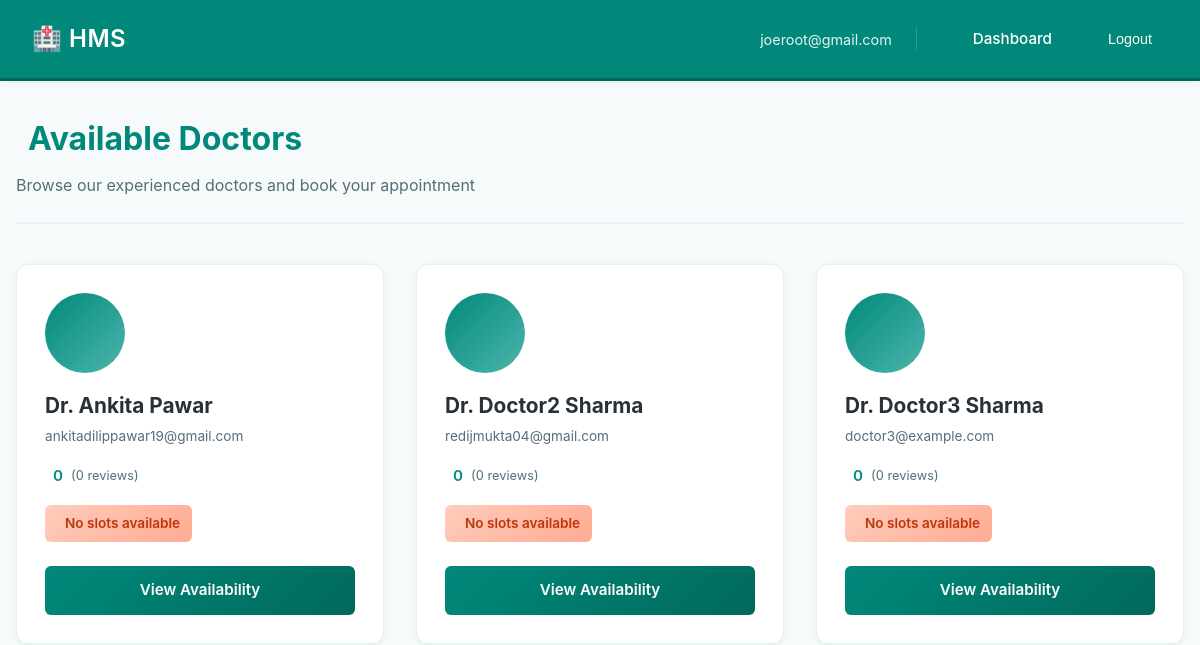
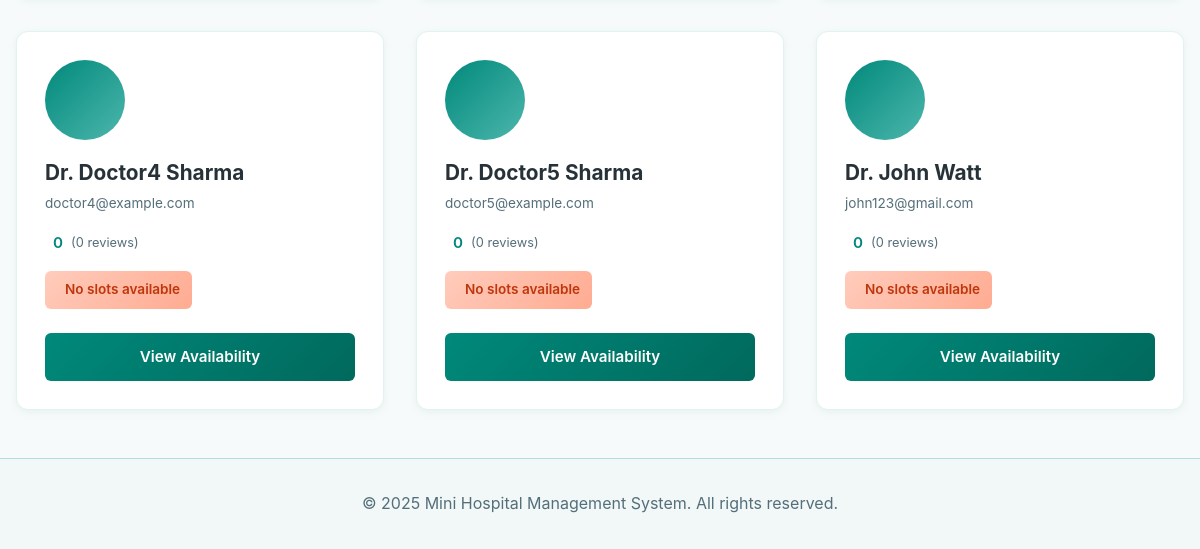
Page /patients/doctors/ (signed in) on the earlier database version (2 pictures, top to bottom).
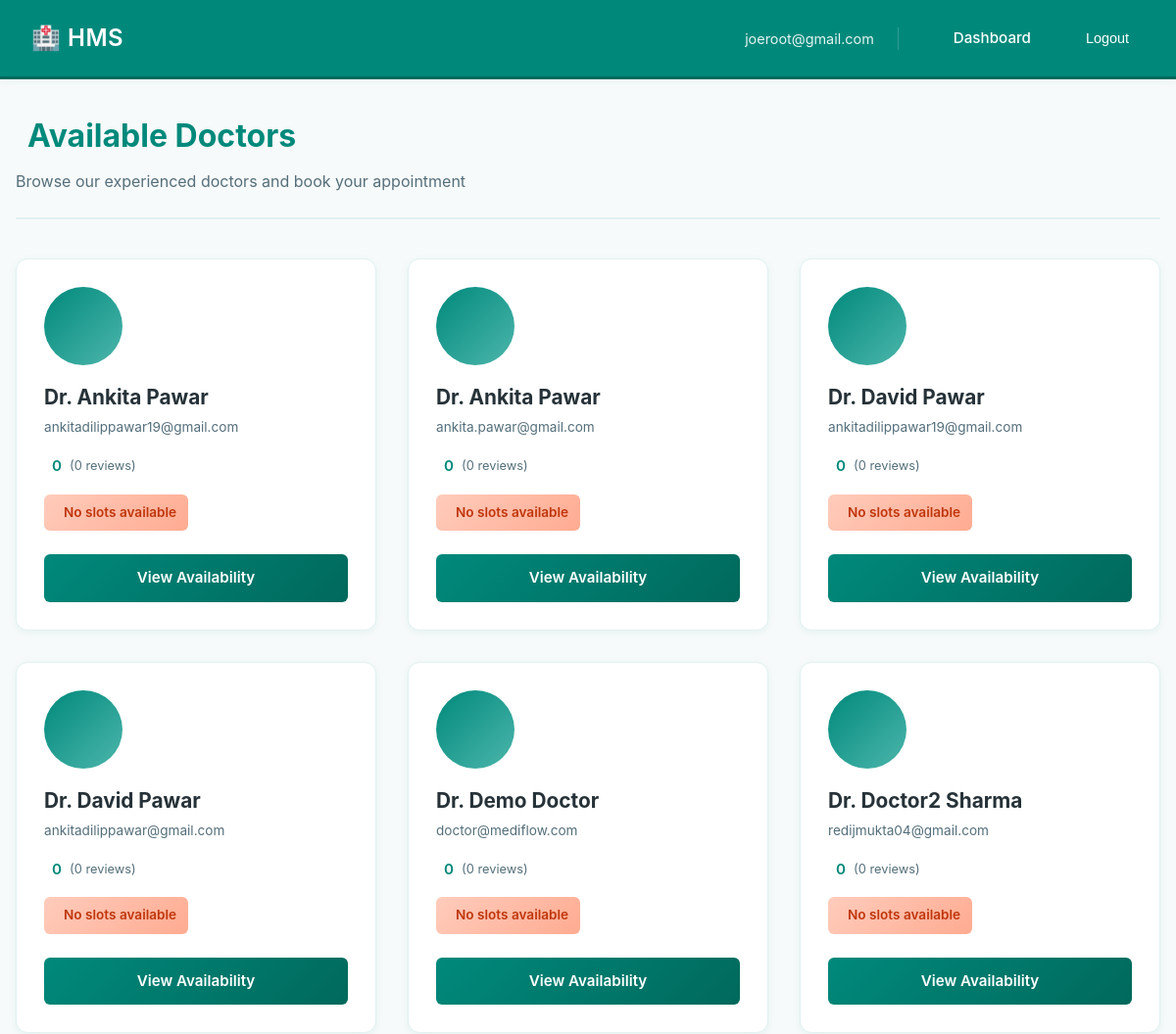
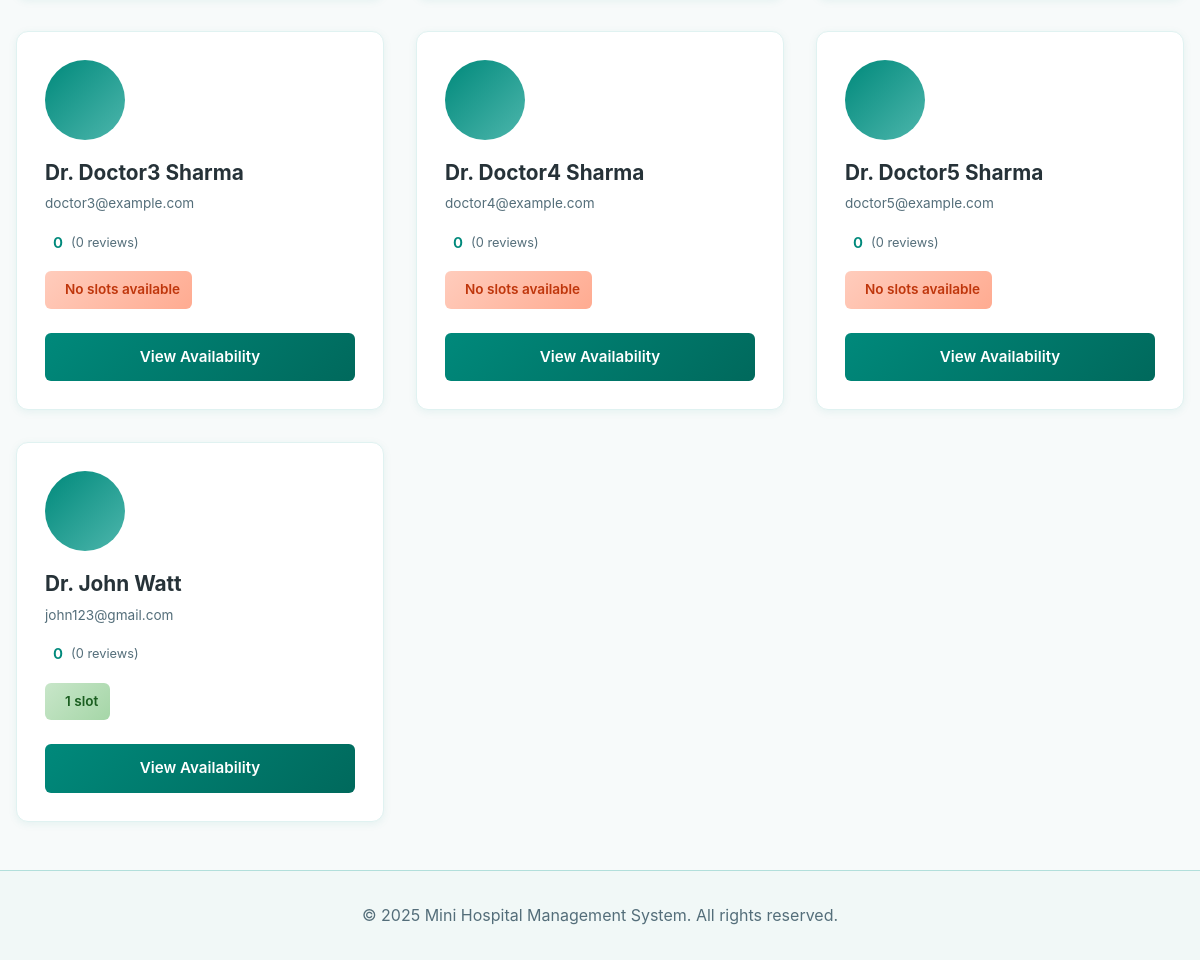
Same page on the later database version (2 pictures, top to bottom).
### accounts/models.py (models this page shows, shortened)
class CustomUser(AbstractUser):
    ROLE_CHOICES = (
        ('DOCTOR', 'Doctor'),
        ('PATIENT', 'Patient'),
    )
    role = models.CharField(
        max_length=10,
        choices=ROLE_CHOICES,
        default='PATIENT'
    )
    google_calendar_token = models.JSONField(
        null=True,
        blank=True,
        help_text="OAuth token for Google Calendar"
    )
    is_2fa_enabled = models.BooleanField(
        default=False,
        help_text="Whether two-factor authentication is enabled"
    )
    class Meta:
        db_table = 'accounts_customuser'
        verbose_name = 'User'
        verbose_name_plural = 'Users'
    def is_patient(self):
        return self.role == 'PATIENT'

### patients/views.py (the view)
    def wrapper(request, *args, **kwargs):
        if not request.user.is_authenticated or not request.user.is_patient():
            messages.error(request, "You don't have permission to access this page.")
            return redirect('home')
        return view_func(request, *args, **kwargs)

### patients/views.py (called while the page is built)
def patient_only(view_func):
    def wrapper(request, *args, **kwargs):
        if not request.user.is_authenticated or not request.user.is_patient():
            messages.error(request, "You don't have permission to access this page.")
            return redirect('home')
        return view_func(request, *args, **kwargs)
    return wrapper

### templates/patients/view_doctors.html (shortened to what this page needs)
{% extends 'base.html' %}
{% block content %}
<div class="doctors-header">
    <h2> Available Doctors</h2>
    <p>Browse our experienced doctors and book your appointment</p>
</div>
{% if doctors_data %}
<div class="doctors-grid">
    {% for item in doctors_data %}
    <div class="doctor-card">
        <div class="doctor-avatar">
        </div>
        <div class="doctor-name">Dr. {{ item.doctor.get_full_name }}</div>
        <div class="doctor-email">{{ item.doctor.email }}</div>
        <div class="doctor-meta">
            <div class="rating-container">
                <span class="rating-value">{{ item.avg_rating }}</span>
                <span class="review-count">({{ item.rating_count }} reviews)</span>
            </div>
            {% if item.available_slots > 0 %}
            <div class="availability-badge">
                <span>{{ item.available_slots }} slot{{ item.available_slots|pluralize }}</span>
            </div>
            {% else %}
            <div class="availability-badge no-slots">
                <span>No slots available</span>
            </div>
            {% endif %}
        </div>
        <a href="{% url 'view_doctor_slots' item.doctor.id %}" class="view-availability-btn">
             View Availability
        </a>
    </div>
    {% endfor %}
</div>
{% else %}
<div class="empty-state">
    <i class="fas fa-user-md"></i>
    <h3>No Doctors Available</h3>
    <p>We're working hard to bring experienced doctors to our platform. Please check back soon!</p>
</div>
{% endif %}
{% endblock %}

### templates/base.html (shortened to what this page needs)
<!DOCTYPE html>
<html lang="en">
<head>
</head>
<body>
    <div class="navbar">
        <h1>🏥 HMS</h1>
        <nav>
            {% if user.is_authenticated %}
                <span style="margin-right: 2rem;">{{ user.email }}</span>
                <a href="{% url 'patient_dashboard' %}">Dashboard</a>
                <form method="post" action="{% url 'logout' %}" style="display: inline;" onsubmit="return confirm('Are you sure you want to logout?');">
                    <button type="submit" style="background: none; border: none; color: white; cursor: pointer; margin-left: 1rem;">Logout</button>
                </form>
            {% else %}
                <a href="{% url 'login' %}">Login</a>
                <a href="{% url 'doctor_signup' %}">Doctor Signup</a>
                <a href="{% url 'patient_signup' %}">Patient Signup</a>
            {% endif %}
        </nav>
    </div>
    <div class="container">
        {% block content %}{% endblock %}
    </div>
    <footer>
        <p>&copy; 2025 Mini Hospital Management System. All rights reserved.</p>
    </footer>
</body>
</html>

### templates/base.html (style rules this page uses)
:root { --primary-teal: #00897B; --secondary-teal: #00695C; --accent-teal: #4DB6AC; --background: #F7FAFA; --card-bg: #FFFFFF; --text-color: #263238; --text-light: #546E7A; --success: #2E7D32; --danger: #C62828; --border-color: #B2DFDB; --shadow: 0 2px 8px rgba(0, 137, 123, 0.08); --shadow-hover: 0 4px 12px rgba(0, 137, 123, 0.12); }
* { margin: 0; padding: 0; box-sizing: border-box; }
body { font-family: -apple-system, BlinkMacSystemFont, 'Segoe UI', Roboto, Oxygen, Ubuntu, Cantarell, sans-serif; background-color: var(--background); color: var(--text-color); line-height: 1.6; }
.navbar { background-color: var(--primary-teal); color: white; padding: 1.25rem 2rem; display: flex; justify-content: space-between; align-items: center; box-shadow: var(--shadow); border-bottom: 3px solid var(--secondary-teal); }
.navbar h1 { font-size: 1.5rem; font-weight: 600; letter-spacing: 0.5px; }
.navbar nav { display: flex; align-items: center; gap: 1.5rem; }
.navbar nav span { font-size: 0.9rem; opacity: 0.9; border-right: 1px solid rgba(255,255,255,0.2); padding-right: 1.5rem; }
.navbar nav a { color: white; text-decoration: none; font-size: 0.95rem; font-weight: 500; transition: opacity 0.2s; }
.navbar button { background: rgba(255,255,255,0.2); color: white; border: 1px solid rgba(255,255,255,0.3); padding: 0.5rem 1rem; border-radius: 6px; cursor: pointer; font-size: 0.9rem; font-weight: 500; transition: background 0.2s; }
.container { max-width: 1200px; margin: 2rem auto; padding: 0 1rem; }
form { display: flex; flex-direction: column; }
footer { text-align: center; padding: 2rem; color: var(--text-light); border-top: 1px solid var(--border-color); margin-top: 3rem; background-color: #F1F8F7; }
a { color: var(--primary-teal); text-decoration: none; }

### templates/patients/view_doctors.html (style rules this page uses)
.doctors-header { margin-bottom: 2.5rem; padding-bottom: 1.5rem; border-bottom: 2px solid #E0F2F1; }
.doctors-header h2 { color: #00897B; font-size: 2rem; margin-bottom: 0.5rem; display: flex; align-items: center; gap: 0.75rem; }
.doctors-header p { color: #546E7A; font-size: 1rem; margin: 0; }
.doctors-grid { display: grid; grid-template-columns: repeat(auto-fill, minmax(320px, 1fr)); gap: 2rem; }
.doctor-card { background: white; border-radius: 12px; padding: 1.75rem; box-shadow: 0 2px 8px rgba(0, 137, 123, 0.08); transition: all 0.3s ease; border: 1px solid #E0F2F1; display: flex; flex-direction: column; height: 100%; }
.doctor-avatar { width: 80px; height: 80px; border-radius: 50%; background: linear-gradient(135deg, #00897B, #4DB6AC); display: flex; align-items: center; justify-content: center; color: white; font-size: 2.5rem; margin-bottom: 1rem; flex-shrink: 0; }
.doctor-name { font-size: 1.3rem; font-weight: 700; color: #263238; margin-bottom: 0.25rem; }
.doctor-email { color: #546E7A; font-size: 0.85rem; margin-bottom: 1rem; word-break: break-all; }
.doctor-meta { display: flex; flex-direction: column; gap: 1rem; margin-bottom: 1.5rem; flex-grow: 1; }
.rating-container { display: flex; align-items: center; gap: 0.5rem; }
.rating-value { font-weight: 600; color: #00897B; font-size: 0.95rem; }
.review-count { color: #546E7A; font-size: 0.8rem; }
.availability-badge { display: inline-flex; align-items: center; gap: 0.5rem; background: linear-gradient(135deg, #C8E6C9, #A5D6A7); color: #1B5E20; padding: 0.5rem 0.75rem; border-radius: 6px; font-size: 0.85rem; font-weight: 600; width: fit-content; }
.availability-badge.no-slots { background: linear-gradient(135deg, #FFCCBC, #FFAB91); color: #BF360C; }
.view-availability-btn { background: linear-gradient(135deg, #00897B, #00695C); color: white; border: none; padding: 0.75rem 1.5rem; border-radius: 6px; font-size: 0.95rem; font-weight: 600; cursor: pointer; transition: all 0.3s ease; text-decoration: none; display: inline-block; text-align: center; }

Differences in the rows shown:
added CustomUser: doctor.get_full_name "Ankita Pawar", doctor.email "ankita.pawar@gmail.com", avg_rating "0", rating_count "0", shows "No slots available"
added CustomUser: doctor.get_full_name "David Pawar", doctor.email "ankitadilippawar19@gmail.com", avg_rating "0", rating_count "0", shows "No slots available"
added CustomUser: doctor.get_full_name "David Pawar", doctor.email "ankitadilippawar@gmail.com", avg_rating "0", rating_count "0", shows "No slots available"
added CustomUser: doctor.get_full_name "Demo Doctor", doctor.email "doctor@mediflow.com", avg_rating "0", rating_count "0", shows "No slots available"
changed CustomUser "John Watt": available_slots (not shown) → "1"; text "No slots available" → "slot"
